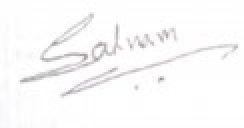
%> input picture DIP/a.jpg, 122 x 64 px (shown 2 times larger)
$ octave m.m   (GNU Octave 9; MATLAB toolbox functions it lacks are replaced by stand-ins)
%> lines starting %> are read from the running program, lines starting %| are printed output that depends on the picture
x=imread('a.jpg');
%> x is the input picture: size 64x122x3 uint8; mean R, G, B 250, 249.7, 249.9
a=im2gray(x);
y=imread('Signature3.jpg');
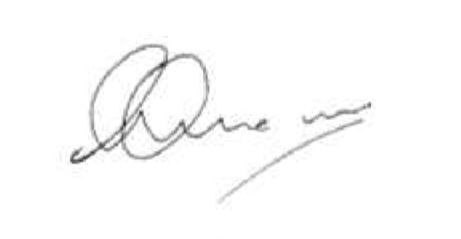
%> input picture DIP/Signature3.jpg, 461 x 239 px
%> y is the input picture: size 239x461x3 uint8; min 32, max 255, mean 250.7
b=im2gray(y);

K=imresize(a,3);
a_imadjust=imadjust(K);
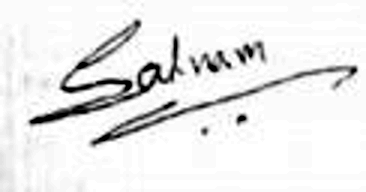
%> a_imadjust: size 192x366 uint8; min 0, max 255, mean 233.9
J = imnoise(a_imadjust,'gaussian');
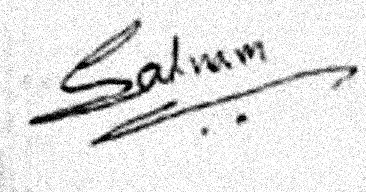
%> J: size 192x366 uint8; min 0, max 255, mean 226.6
I = wiener2(J);
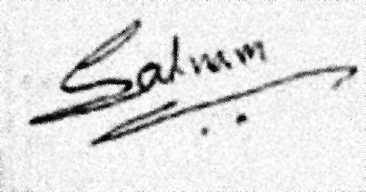
%> I: size 192x366 uint8; min 0, max 255, mean 226.5

b_imadjust=imadjust(b);
M = imnoise(b_imadjust,'gaussian');
O = wiener2(M);
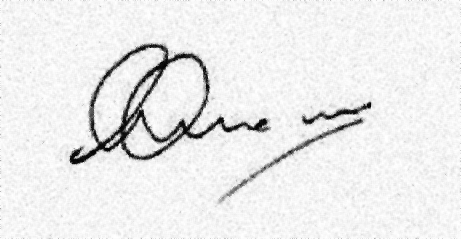
%> O: size 239x461 uint8; min 1, max 255, mean 235.3

Z=imsharpen(I,'Radius',8,'Amount',10,'Threshold',0.2);
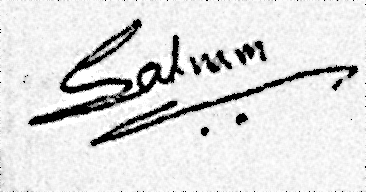
%> Z: size 192x366 uint8; min 0, max 255, mean 221.7
Q=imsharpen(O,'Radius',8,'Amount',10,'Threshold',0.2);
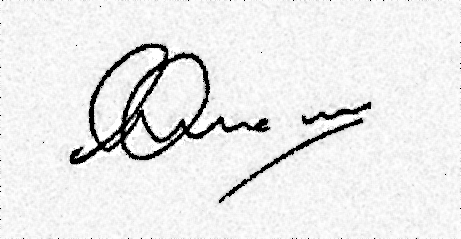
%> Q: size 239x461 uint8; min 0, max 255, mean 233.3

subplot(2,2,1),imshow(x),title("orignal1");
subplot(2,2,2),imshow(Z),title("mod1");
subplot(2,2,3),imshow(y),title("orignal2");
subplot(2,2,4),imshow(Q),title("mod2");
